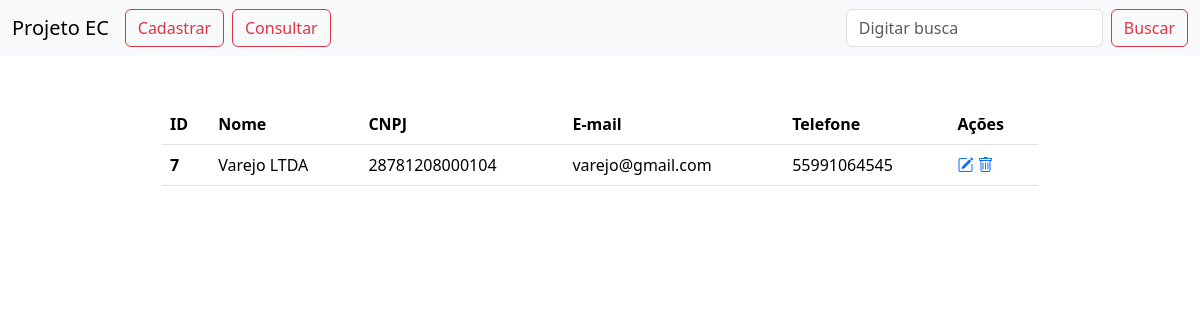
Page /index.php?buscar=Varejo LTDA on the committed database.
### tables this page shows
CREATE TABLE `fornecedor` (
  `id_fornecedor` int(11) NOT NULL,
  `nome_fornecedor` varchar(255) DEFAULT NULL,
  `email_fornecedor` varchar(255) DEFAULT NULL,
  `cnpj_fornecedor` varchar(55) DEFAULT NULL,
  `telefone_fornecedor` varchar(55) DEFAULT NULL
);

### index.php (the view, shortened to what this page needs)
<?php
require_once "layout/header.php";
require_once "config/db_conexao.php";
if (isset($_GET["buscar"])) {
    $sql = "SELECT * FROM fornecedor WHERE nome_fornecedor LIKE :buscar
    OR cnpj_fornecedor LIKE :buscar
    OR email_fornecedor LIKE :buscar
    OR telefone_fornecedor LIKE :buscar";
    $stmt = $conexao->prepare($sql);
    $stmt->bindValue(":buscar", "%" . $_GET["buscar"] . "%");
    $stmt->execute();
    $listaFornecedores = $stmt->fetchAll();
} else {
    $sql = "SELECT * FROM fornecedor";
    $stmt = $conexao->prepare($sql);
    $stmt->execute();
    $listaFornecedores = $stmt->fetchAll();
}
?>
<main>
    <div class="container col-9">
        <table class="table">
            <thead>
                <tr>
                    <th scope="col">ID</th>
                    <th scope="col">Nome</th>
                    <th scope="col">CNPJ</th>
                    <th scope="col">E-mail</th>
                    <th scope="col">Telefone</th>
                    <th scope="col">Ações</th>
                </tr>
            </thead>
            <tbody>
                <?php foreach ($listaFornecedores as $fornecedor) { ?>
                    <tr>
                        <th scope="row"><?php echo $fornecedor["id_fornecedor"] ?></th>
                        <td><?php echo $fornecedor["nome_fornecedor"] ?></td>
                        <td><?php echo $fornecedor["cnpj_fornecedor"] ?></td>
                        <td><?php echo $fornecedor["email_fornecedor"] ?></td>
                        <td><?php echo $fornecedor["telefone_fornecedor"] ?></td>
                        <td>
                            <a href="views/editar.php?id=<?php echo $fornecedor['id_fornecedor'] ?>"><i class="bi bi-pencil-square"></i></a>
                            <a href="#" data-bs-toggle="modal" data-bs-target="#modalExcluir" data-id="<?php echo $fornecedor['id_fornecedor'] ?>"><i class="bi-trash"></i></a>
                        </td>
                    </tr>
                <?php } ?>
            </tbody>
        </table>
    </div>
</main>
</body>
</html>

### rows in the picture
fornecedor: id_fornecedor "7", nome_fornecedor "Varejo LTDA", cnpj_fornecedor "28781208000104", email_fornecedor "varejo@gmail.com", telefone_fornecedor "55991064545"
